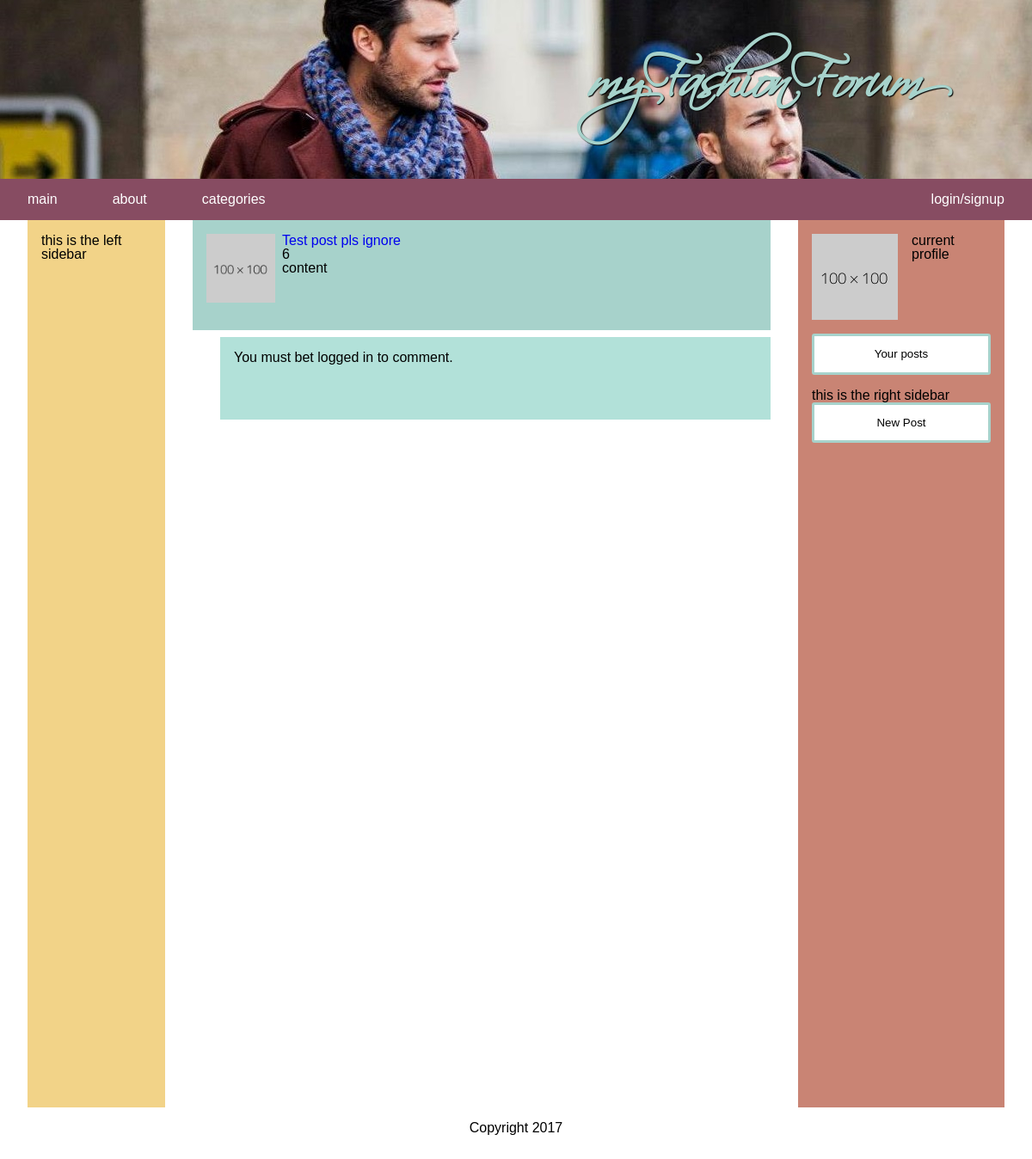
The app's page /post.php?pid=1 with its own data.
### tables this page shows
create table Posts(
    pid int auto_increment,
    title varchar(500),
    text varchar(500),
    link varchar(500),
    score int,
    uid int,
    catId int,
    primary key (pid),
    foreign key (uid) references Users(uid) on update cascade on delete no action,
    foreign key (catId) references Categories(catId) on update cascade on delete no action
);

### connection.php (called while the page is built)
<?php
$host = "cosc360.ok.ubc.ca";
$database = "db_47686143";
$user = "47686143";
$password = "47686143";
$conn = new mysqli($host, $user, $password, $database);
$error = $conn->connect_error;

### loggedIn.php (called while the page is built, shortened)
<?php
$loggedIn = false;
?>

### post.php (the view, shortened to what this page needs)
<?php
require 'navbar.php';
?>
<main>
    <div id="left">
        <p>this is the left sidebar</p>
    </div>
    <div id="right">
        <div id="profile-box">
            <img src="images/placeholder.png">
            <p>current profile</p>
            <button class="big-buttons loginBtn">Your posts</button>
        </div>
        <p>this is the right sidebar</p>
        <a href="newpost.php">
            <button class="big-buttons">New Post</button>
        </a>
    </div>
    <div id="center-container">
        <?php
        $post = [];
        if (!isset($_GET['pid'])) {
            echo "<a href=\"home.php\">No post selected!</a>";
        } else {
            if ($error != null) {
                $output = "<p>Unable to connect to database!</p>";
                exit($output);
            } else {
                $stmt = $conn->prepare("SELECT pid, title, text, link, score FROM Posts WHERE pid = ?;");
                $stmt->bind_param("i", $_GET['pid']);
                $stmt->execute();
                $stmt->bind_result($pid, $title, $text, $link, $score);
                if ($stmt->fetch()) {
                    $post = [
                        'pid' => $pid,
                        'title' => $title,
                        'text' => $text,
                        'link' => $link,
                        'score' => $score
                    ];
                    echo "<article><img src=\"images/placeholder.png\">
                            <a href=\"http://" . $post['link'] . "\"><p>" .
                        $post['title'] .
                        "</p></a>" .
                        $post['score'] .
                        "<p>" . $post['text'] . "</p>" .
                        "</article>";
                } else {
                    echo "<a href=\"home.php\">Post not available</a>";
                }
            }
        }
        ?>
        <div class="comment">
            <?php if ($loggedIn){
                $_SESSION['pid'] = $post['pid'];
                ?>
            <form action="leaveComment.php" method="post">
            <fieldset>Leave a comment</fieldset>
            <textarea name="text"></textarea>
            <input type="submit">
            </form>
            <?php } else {
                echo "<p>You must bet logged in to comment.</p>";
            }
            ?>
        </div>
    </div>
</main>
<footer>
    <p>Copyright 2017</p>
</footer>
</body>
</html>

### css/stylesheet.css (style rules this page uses)
body { min-width: 30em; font-family: "Berlin Sans FB", Verdana, sans-serif; }
footer { padding: 3em; text-align: center; }
#left { height: 100%; width: 8em; float: left; background-color: #F2D388; padding: 1em; }
#right { padding: 1em; float: right; width: 13em; height: 100%; background-color: #C98474; }
#profile-box { min-height: 6em; width: 100%; margin-right: 1em; margin-bottom: 1em; }
div div img { margin-right: 1em; margin-bottom: 1em; float:left; }
#center-container { min-width: 8em; height: 100%; margin-left: 12em; margin-right: 17em; }
main { min-width: 32em; margin-top: 3em; margin-left: 2em; margin-right: 2em; height: 1000px; }
article { padding: 1em; min-height: 6em; width: auto; min-width: 15em; margin-top: 0.5em; background-color: #A7D2CB; }
article img { float: left; width: 5em; height: 5em; margin-right: 0.5em; margin-bottom: 0.5em; }
article a { text-decoration: none; }
.comment { min-width: 5em; margin-left: 2em; min-height: 4em; background-color: #b2e1d9; margin-top: 0.5em; padding: 1em; }
.big-buttons { font-family: inherit; padding: 1em; width: 100%; background-color: white; border: 3px solid #A7D2CB; border-radius: 3px; color: black; }

### records on screen
posts: title "Test post pls ignore", score "6", text "content"
